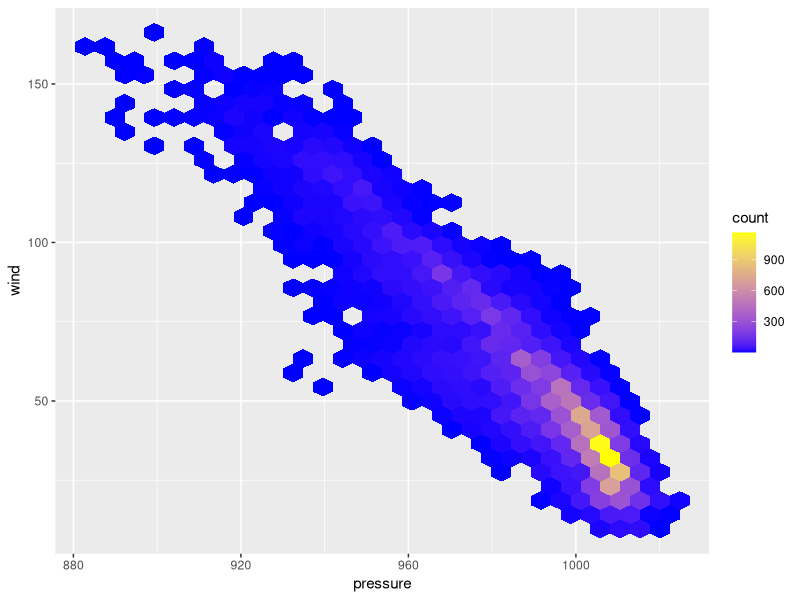

This figure's R source:
## ---- chunk 1
knitr::opts_chunk$set(echo = TRUE)
library(tidyverse)
## ---- chunk 2
ggplot(data = storms, aes(x = pressure, y = wind)) +
	geom_hex() + 
  scale_fill_gradient(low = "blue", high = "yellow")
